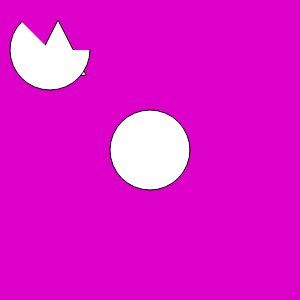
Frame 1 (no input)
Frame 60 (no input): identical to frame 1, image omitted
Frame 120 (the mouse pressed at the canvas centre since frame 60): identical to frame 1, image omitted

The p5.js sketch that drew this single still picture (run headless with seeded random() and noise() and a simulated clock; from frame 60 on, the mouse is pressed at the canvas centre):

// p5.js sketch
// ── sketch.js
function setup() {
  createCanvas(300, 300);
}

function draw() {
  background(220,0,200);
  rectMode(CENTER);
  circle(150,150,80);
  triangle(30,75,58,20,86,75);
  arc(50, 50, 80, 80, 0, PI + QUARTER_PI);

  
  
}
